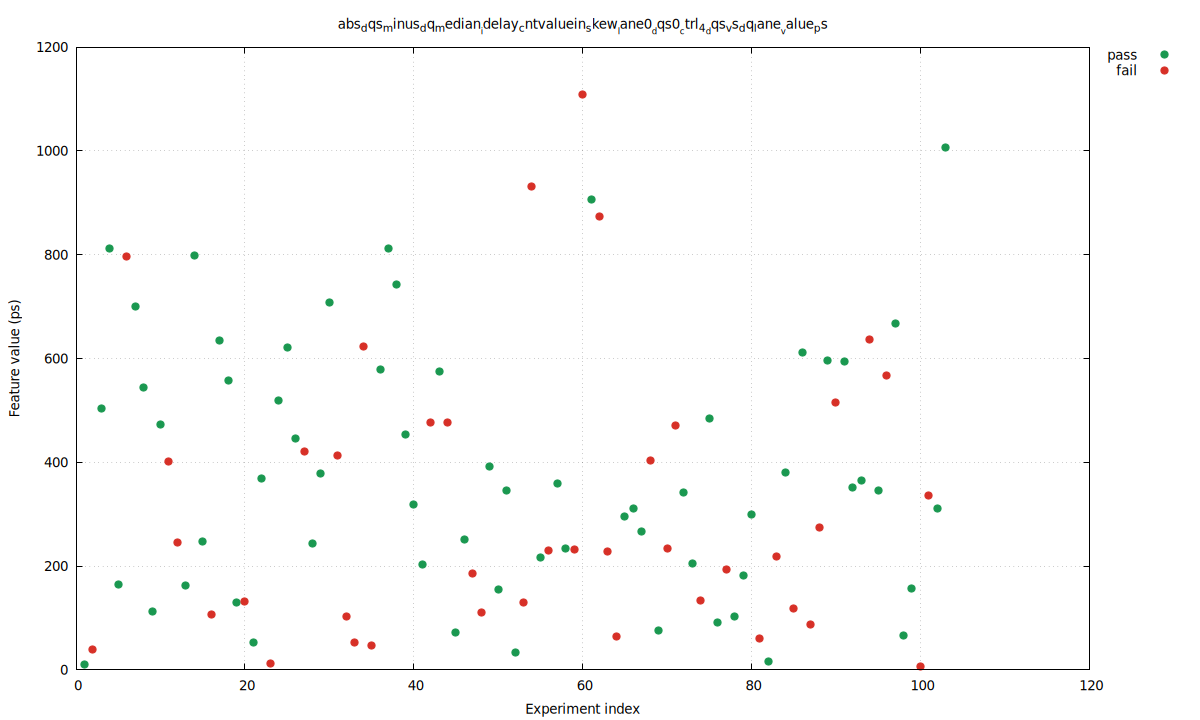

Recreate this plot in gnuplot.
set terminal pngcairo size 1200,720 enhanced font 'DejaVu Sans,10'
set output 'cntvaluein3_locked_only_skew_abs_dqs_minus_dq_median_idelay_cntvaluein_skew_lane0_dqs0_ctrl_4_dqs_vs_dq_lane_v.png'
set datafile separator comma
set key outside right top
set grid
set xlabel 'Experiment index'
set ylabel 'Feature value (ps)'
set title 'abs_dqs_minus_dq_median__idelay_cntvaluein_skew__lane0__dqs0__ctrl_4__dqs_vs_dq_lane__value_ps'
plot \
  'cntvaluein3_locked_only_skew_abs_dqs_minus_dq_median_idelay_cntvaluein_skew_lane0_dqs0_ctrl_4_dqs_vs_dq_lane_v.dat' using 1:4 with points pt 7 ps 1.2 lc rgb '#1a9850' title 'pass', \
  'cntvaluein3_locked_only_skew_abs_dqs_minus_dq_median_idelay_cntvaluein_skew_lane0_dqs0_ctrl_4_dqs_vs_dq_lane_v.dat' using 1:5 with points pt 7 ps 1.2 lc rgb '#d73027' title 'fail'
